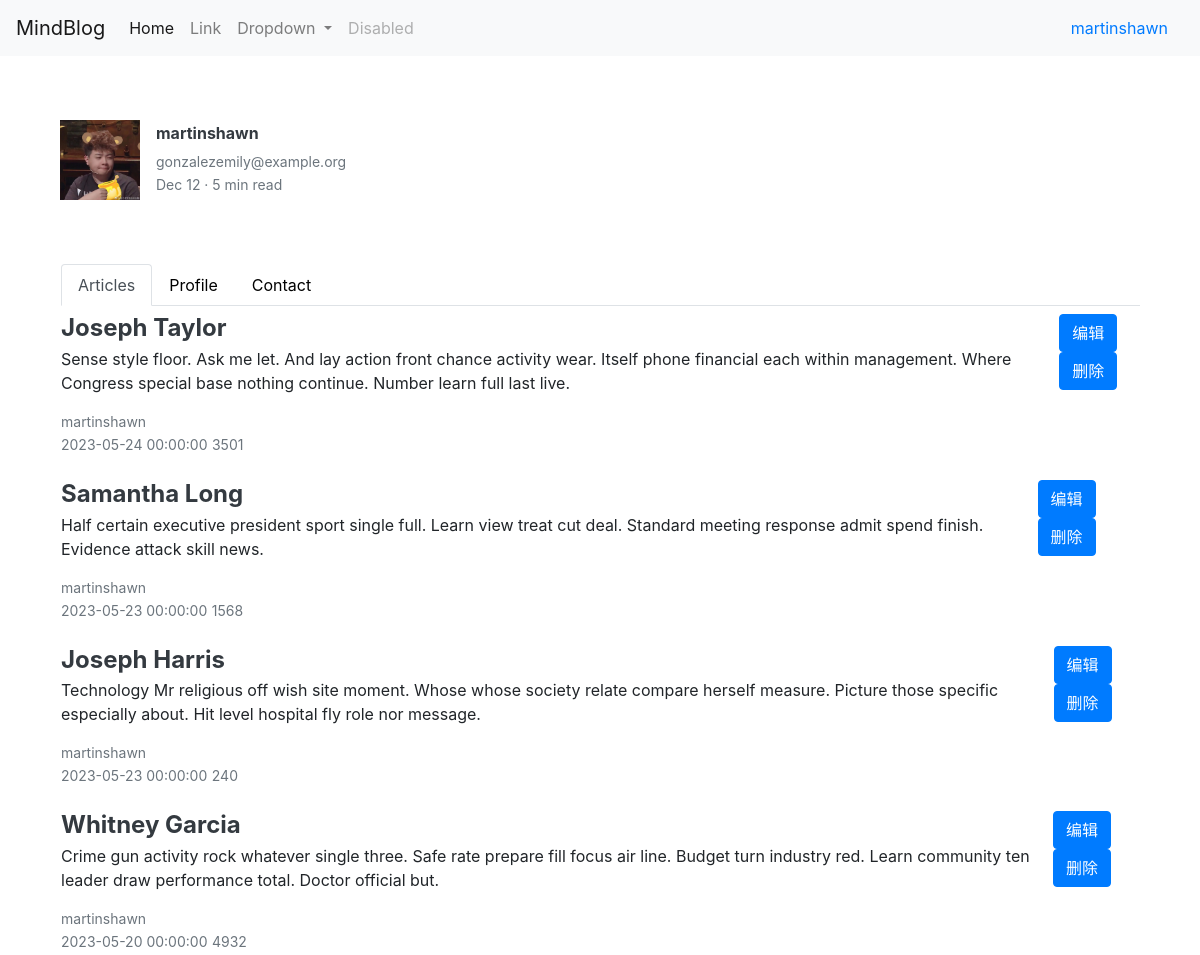
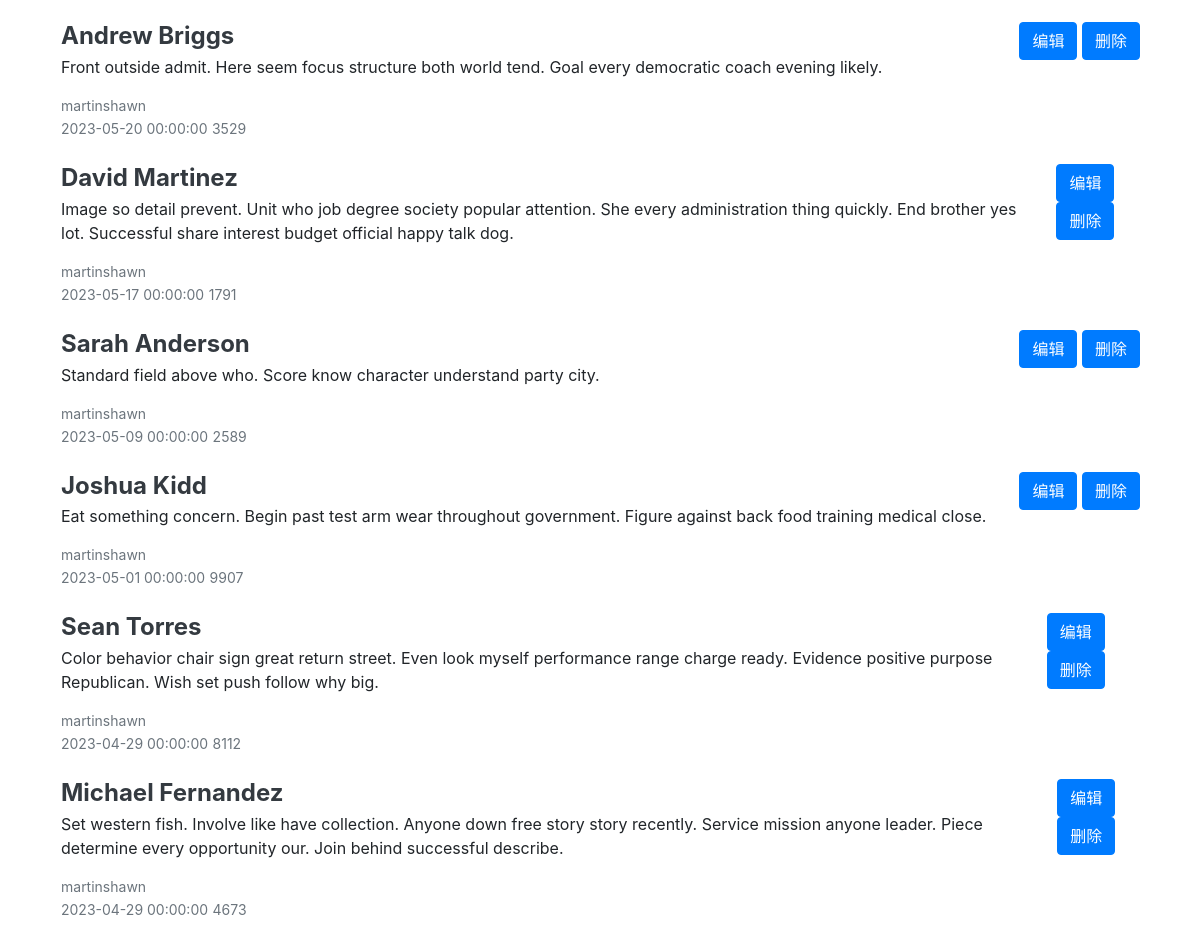
The app's page /112393/space (signed in) with its own data (2 pictures, top to bottom).
### MindBlog/models.py (models this page shows, shortened)
class User(UserMixin,g_db.Model):
    __tablename__ = 'User';
    UserId = g_db.Column(g_db.Integer, primary_key = True);
    UserName = g_db.Column(g_db.String(80), unique = True);
    UserEmail = g_db.Column(g_db.String(30), unique = True);
    UserPassword = g_db.Column(g_db.String(18));
    Articles = g_db.relationship('Article',back_populates='ArticleAuthor')
    role_id = g_db.Column(g_db.Integer,g_db.ForeignKey('Role.id'));
    role = g_db.relationship('Role',back_populates='user');
    @property
    def password(self):
        raise AttributeError('用户密码不可读。');

class Article(g_db.Model):
    __tablename__ = 'Article';
    ArticleId = g_db.Column(g_db.Integer, primary_key = True);
    ArticleTitle = g_db.Column(g_db.String(80));    # 文章标题
    ArticleContent = g_db.Column(g_db.Text);        # 文章内容
    ArticleRead = g_db.Column(g_db.Integer);        # 文章浏览量
    ArticlePostDate = g_db.Column(g_db.DateTime,index=True,default=datetime.utcnow()); # 文章发布时间
    ArticleAuthorId = g_db.Column(g_db.Integer,g_db.ForeignKey('User.UserId'));    # 文章作者ID
    ArticleAuthor = g_db.relationship('User',back_populates='Articles');   # 文章作者
    ArticleComment = g_db.Column(g_db.Text);       # 文章评论

### MindBlog/auth/views.py (the view)
@auth.route('/<id>/space',methods=['GET','POST'])
def space(id):
    posts:Article = Article.query.filter_by(ArticleAuthor = current_user).order_by(Article.ArticlePostDate.desc());
    return render_template('post/postmanage.html',posts=posts);

### MindBlog/__init__.py (called while the page is built)
@login_manager.user_loader
def load_user(id):
    return User.query.get(int(id));

### MindBlog/templates/post/postmanage.html (shortened to what this page needs)
{% extends "base.html" %}
{% block page_content %}
<div class="container pt-3 ml-0 mt-5 pl-">
  <div class="mb-3 d-flex align-items-center">
    <img height="80" src="../static/img/yy.jpg">
    <div class="pl-3">
      <h2 class="mb-2 h6 font-weight-bold">
      <a class="text-dark" href="./article.html">{{ current_user.UserName }}</a>
      </h2>
      <div class="card-text text-muted small">
         {{ current_user.UserEmail }}
      </div>
      <small class="text-muted">Dec 12 · 5 min read</small>
    </div>
  </div>
</div>
<div class="container pt-3 ml-0 mt-5 pl-3">
  <ul class="nav nav-tabs" id="myTab" role="tablist">
    <li class="nav-item" role="presentation">
      <button class="nav-link active" id="home-tab" data-toggle="tab" data-target="#home" type="button" role="tab" aria-controls="home" aria-selected="true">Articles</button>
    </li>
    <li class="nav-item" role="presentation">
      <button class="nav-link" id="profile-tab" data-toggle="tab" data-target="#profile" type="button" role="tab" aria-controls="profile" aria-selected="false">Profile</button>
    </li>
    <li class="nav-item" role="presentation">
      <button class="nav-link" id="contact-tab" data-toggle="tab" data-target="#contact" type="button" role="tab" aria-controls="contact" aria-selected="false">Contact</button>
    </li>
  </ul>
  <div class="tab-content" id="myTabContent">
    <div class="tab-pane fade show active" id="home" role="tabpanel" aria-labelledby="home-tab">
      {% for post in posts%}
      <div class="mb-3 d-flex justify-content-between pt-2">
        <div class="pr-3">
          <h2 class="mb-1 h4 font-weight-bold pl-auto">
            <a class="text-dark" href="{{ url_for('post.checkPost',id=post.ArticleId) }}">{{ post['ArticleTitle'] }}</a>
          </h2>
          <p>{{ post['ArticleContent'] }}</p>
          <div class="card-text text-muted small">
             {{ post['ArticleAuthor'].UserName }}
          </div>
          <small class="text-muted">{{ post['ArticlePostDate'] }}</small>
          <small class="text-muted">{{ post['ArticleRead'] }}</small>
        </div>
        <div>
            <a class="btn btn-primary pr-auto" href="{{ url_for('post.editPost',id=post.ArticleId) }}" role="button">编辑</a>
            <a class="btn btn-primary pr-auto" href="javascript:deletePost({{ post.ArticleId }});" role="button">删除</a>
        </div>
      </div>
      {% endfor %}
    </div>
  </div>
</div>
{% endblock %}

### MindBlog/templates/base.html (shortened to what this page needs)
{% extends "boot_base.html" %}
{% from 'bootstrap4/form.html' import render_form%}
{% from "bootstrap4/form.html" import render_field %}
{% block head %}
{{ super() }}
{% endblock %}
{% block navbar %}
<nav class="navbar navbar-expand-lg navbar-light bg-light">
    <a class="navbar-brand" href="{{ url_for('home.index')}}">MindBlog</a>
    <div class="collapse navbar-collapse" id="navbarSupportedContent">
      <ul class="navbar-nav mr-auto">
        <li class="nav-item active">
          <a class="nav-link" href="{{ url_for('home.index') }}">Home <span class="sr-only">(current)</span></a>
        </li>
        <li class="nav-item">
          <a class="nav-link" href="#">Link</a>
        </li>
        <li class="nav-item dropdown">
          <a class="nav-link dropdown-toggle" href="#" role="button" data-toggle="dropdown" aria-expanded="false">
            Dropdown
          </a>
        </li>
        <li class="nav-item">
          <a class="nav-link disabled">Disabled</a>
        </li>
      </ul>
      <form class="form-inline my-2 my-lg-0">
        {% block loginbutton %}
        {% if current_user.is_authenticated %}
        <li class="nav-item dropdown list-unstyled">
          <a class="nav-link" href="#" role="button" data-toggle="dropdown" aria-expanded="false">
            {{ current_user.UserName }}
          </a>
        </li>
        {% else %}
        <button class="btn btn-outline-success my-2 my-sm-0" type="submit"><a href="{{ url_for('auth.login') }}">登录</a></button>
        {% endif %}
        {% endblock %}
      </form>
    </div>
  </nav>
{% endblock %}
{% block content %}
<div class="container">
    {% block page_content %}{% endblock %}
</div>
{% endblock %}

### records on screen
User: UserName "martinshawn", UserEmail "gonzalezemily@example.org"
Article: ArticleTitle "Joseph Taylor", ArticleContent "Sense style floor. Ask me let. And lay action front chance activity wear. Itself phone financial each within management. Where Congress special base nothing continue. Number learn full last live.", ArticleAuthor.UserName "martinshawn", ArticlePostDate "2023-05-24 00:00:00", ArticleRead "3501"
Article: ArticleTitle "Samantha Long", ArticleContent "Half certain executive president sport single full. Learn view treat cut deal. Standard meeting response admit spend finish. Evidence attack skill news.", ArticleAuthor.UserName "martinshawn", ArticlePostDate "2023-05-23 00:00:00", ArticleRead "1568"
Article: ArticleTitle "Joseph Harris", ArticleContent "Technology Mr religious off wish site moment. Whose whose society relate compare herself measure. Picture those specific especially about. Hit level hospital fly role nor message.", ArticleAuthor.UserName "martinshawn", ArticlePostDate "2023-05-23 00:00:00", ArticleRead "240"
Article: ArticleTitle "Whitney Garcia", ArticleContent "Crime gun activity rock whatever single three. Safe rate prepare fill focus air line. Budget turn industry red. Learn community ten leader draw performance total. Doctor official but.", ArticleAuthor.UserName "martinshawn", ArticlePostDate "2023-05-20 00:00:00", ArticleRead "4932"
Article: ArticleTitle "Andrew Briggs", ArticleContent "Front outside admit. Here seem focus structure both world tend. Goal every democratic coach evening likely.", ArticleAuthor.UserName "martinshawn", ArticlePostDate "2023-05-20 00:00:00", ArticleRead "3529"
Article: ArticleTitle "David Martinez", ArticleContent "Image so detail prevent. Unit who job degree society popular attention. She every administration thing quickly. End brother yes lot. Successful share interest budget official happy talk dog.", ArticleAuthor.UserName "martinshawn", ArticlePostDate "2023-05-17 00:00:00", ArticleRead "1791"
Article: ArticleTitle "Sarah Anderson", ArticleContent "Standard field above who. Score know character understand party city.", ArticleAuthor.UserName "martinshawn", ArticlePostDate "2023-05-09 00:00:00", ArticleRead "2589"
Article: ArticleTitle "Joshua Kidd", ArticleContent "Eat something concern. Begin past test arm wear throughout government. Figure against back food training medical close.", ArticleAuthor.UserName "martinshawn", ArticlePostDate "2023-05-01 00:00:00", ArticleRead "9907"
Article: ArticleTitle "Sean Torres", ArticleContent "Color behavior chair sign great return street. Even look myself performance range charge ready. Evidence positive purpose Republican. Wish set push follow why big.", ArticleAuthor.UserName "martinshawn", ArticlePostDate "2023-04-29 00:00:00", ArticleRead "8112"
Article: ArticleTitle "Michael Fernandez", ArticleContent "Set western fish. Involve like have collection. Anyone down free story story recently. Service mission anyone leader. Piece determine every opportunity our. Join behind successful describe.", ArticleAuthor.UserName "martinshawn", ArticlePostDate "2023-04-29 00:00:00", ArticleRead "4673"
